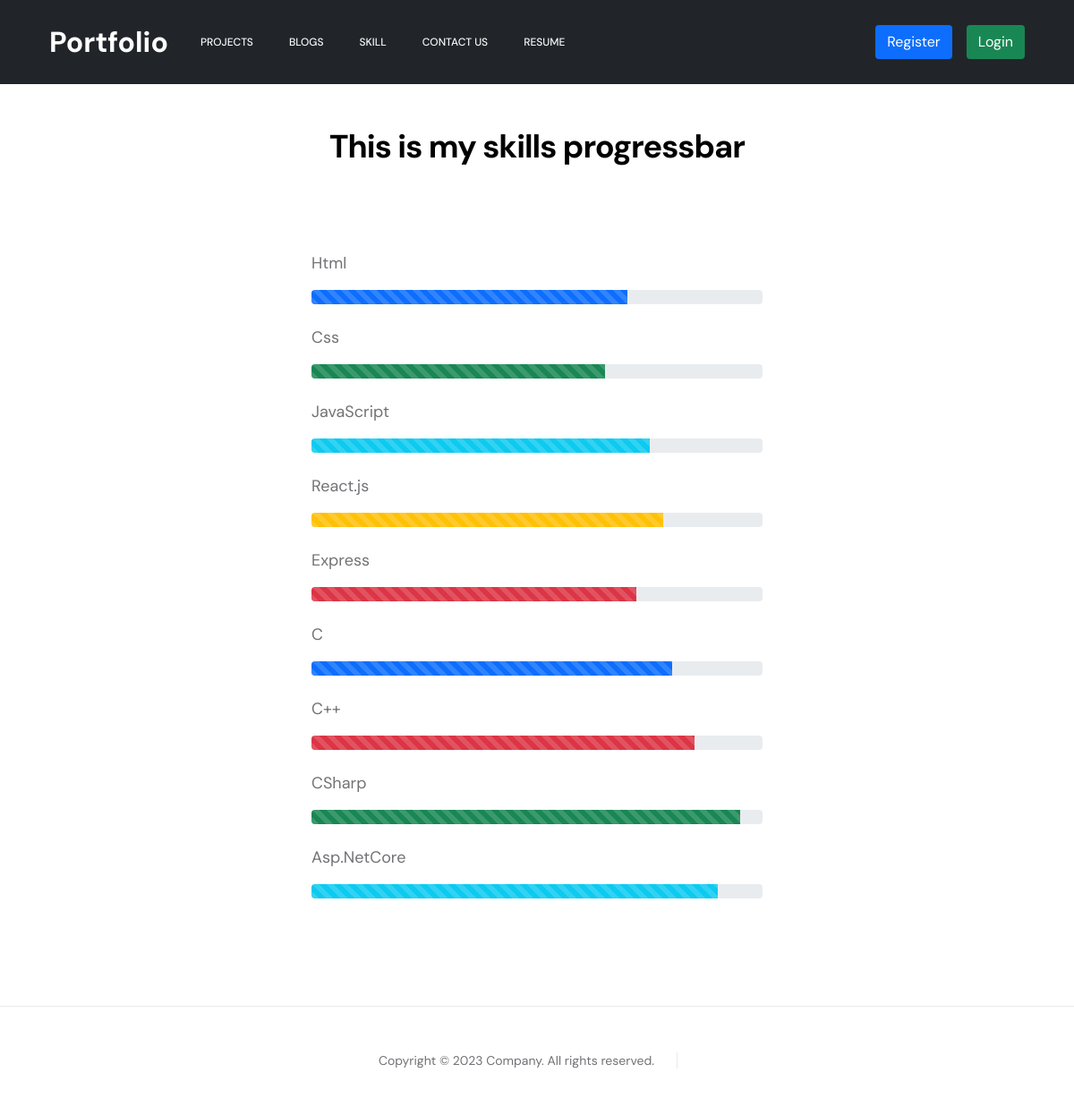
Screenshot of /skills/ with the database file from the repository.
### cv_contact/models.py (models this page shows)
class MySkills(models.Model):
    html = models.IntegerField()
    css = models.IntegerField()
    javascript = models.IntegerField()
    react = models.IntegerField()
    express = models.IntegerField()
    Cprogram = models.IntegerField()
    Cplus = models.IntegerField()
    CSharp = models.IntegerField()
    asp_dotnet_core = models.IntegerField()

### cv_contact/views.py (the view)
# urls.py: path('skills/', views.my_skills, name='skills'),
def my_skills(request):
    data = models.MySkills.objects.all()
    return render(request, 'skills.html', context={'data': data})

### cv_contact/templates/skills.html (shortened to what this page needs)
{% extends "base.html" %}
{% load static %}
{% block link %}
    <link href="{% static 'css/bootstrap.min.css' %}" rel="stylesheet">
    <link href="{% static 'css/bootstrap-icons.css' %}" rel="stylesheet">
    <link href="{% static 'css/magnific-popup.css' %}" rel="stylesheet">
	<link href="{% static 'css/templatemo-first-portfolio-style.css' %}" rel="stylesheet">
{% endblock link %}
{% block content %}
    <h3 class="mt-5 mb-5 text-center">This is my skills progressbar</h3>
    <section class="w-50 m-auto mt-5 mb-5 p-5">
        {% for x in data %}
            <p>Html</p>
            <div class="progress" role="progressbar" aria-label="Animated striped example" aria-valuenow="10" aria-valuemin="0" aria-valuemax="100">
                <div class="progress-bar progress-bar-striped progress-bar-animated" style="width: {{x.html}}%"></div>
            </div> <br>
            <p>Css</p>
            <div class="progress" role="progressbar" aria-label="Animated striped example" aria-valuenow="25" aria-valuemin="0" aria-valuemax="100">
                <div class="progress-bar progress-bar-striped bg-success progress-bar-animated" style="width: {{x.css}}%"></div>
            </div> <br>
            <p>JavaScript</p>
            <div class="progress" role="progressbar" aria-label="Animated striped example" aria-valuenow="50" aria-valuemin="0" aria-valuemax="100">
                <div class="progress-bar progress-bar-striped bg-info progress-bar-animated" style="width: {{x.javascript}}%"></div>
            </div> <br>
            <p>React.js</p>
            <div class="progress" role="progressbar" aria-label="Animated striped example" aria-valuenow="75" aria-valuemin="0" aria-valuemax="100">
                <div class="progress-bar progress-bar-striped bg-warning progress-bar-animated" style="width: {{x.react}}%"></div>
            </div> <br>
            <p>Express</p>
            <div class="progress" role="progressbar" aria-label="Animated striped example" aria-valuenow="100" aria-valuemin="0" aria-valuemax="100">
                <div class="progress-bar progress-bar-striped bg-danger progress-bar-animated" style="width: {{x.express}}%"></div>
            </div> <br>
            <p>C</p>
            <div class="progress" role="progressbar" aria-label="Animated striped example" aria-valuenow="75" aria-valuemin="0" aria-valuemax="100">
                <div class="progress-bar progress-bar-striped progress-bar-animated" style="width: {{x.Cprogram}}%"></div>
            </div> <br>
            <p>C++</p>
            <div class="progress" role="progressbar" aria-label="Animated striped example" aria-valuenow="100" aria-valuemin="0" aria-valuemax="100">
                <div class="progress-bar progress-bar-striped bg-danger progress-bar-animated" style="width: {{x.Cplus}}%"></div>
            </div> <br>
            <p>CSharp</p>
            <div class="progress" role="progressbar" aria-label="Animated striped example" aria-valuenow="100" aria-valuemin="0" aria-valuemax="100">
                <div class="progress-bar progress-bar-striped bg-success progress-bar-animated" style="width: {{x.CSharp}}%"></div>
            </div> <br>
            <p>Asp.NetCore</p>
            <div class="progress" role="progressbar" aria-label="Animated striped example" aria-valuenow="100" aria-valuemin="0" aria-valuemax="100">
                <div class="progress-bar progress-bar-striped bg-info progress-bar-animated" style="width: {{x.asp_dotnet_core}}%"></div>
            </div> <br>
        {% endfor %}
    </section>
{% endblock content %}

### static/css/templatemo-first-portfolio-style.css (style rules this page uses)
:root { --white-color: #ffffff; --primary-color: #535da1; --secondary-color: #14B789; --section-bg-color: #f9f9f9; --dark-color: #000000; --p-color: #717275; --border-color: #e9eaeb; --featured-border-color: #727aab; --body-font-family: 'DM Sans', sans-serif; --h1-font-size: 62px; --h2-font-size: 48px; --h3-font-size: 36px; --h4-font-size: 32px; --h5-font-size: 24px; --h6-font-size: 22px; --p-font-size: 18px; --menu-font-size: 12px; --copyright-font-size: 14px; --border-radius-large: 100px; --border-radius-medium: 20px; --border-radius-small: 10px; --font-weight-normal: 400; --font-weight-medium: 500; --font-weight-bold: 700; }
body { background: var(--white-color); font-family: var(--body-font-family); }
h2, h3, h4, h5, h6 { color: var(--dark-color); }
h1, h2, h3, h4, h5, h6 { font-weight: var(--font-weight-bold); letter-spacing: -1px; }
h3 { font-size: var(--h3-font-size); }
p { color: var(--p-color); font-size: var(--p-font-size); font-weight: var(--font-weight-normal); }

### rows the page displays
MySkills: html 70 (drawn), css 65 (drawn), javascript 75 (drawn), react 78 (drawn), express 72 (drawn), Cprogram 80 (drawn), Cplus 85 (drawn), CSharp 95 (drawn), asp_dotnet_core 90 (drawn)
